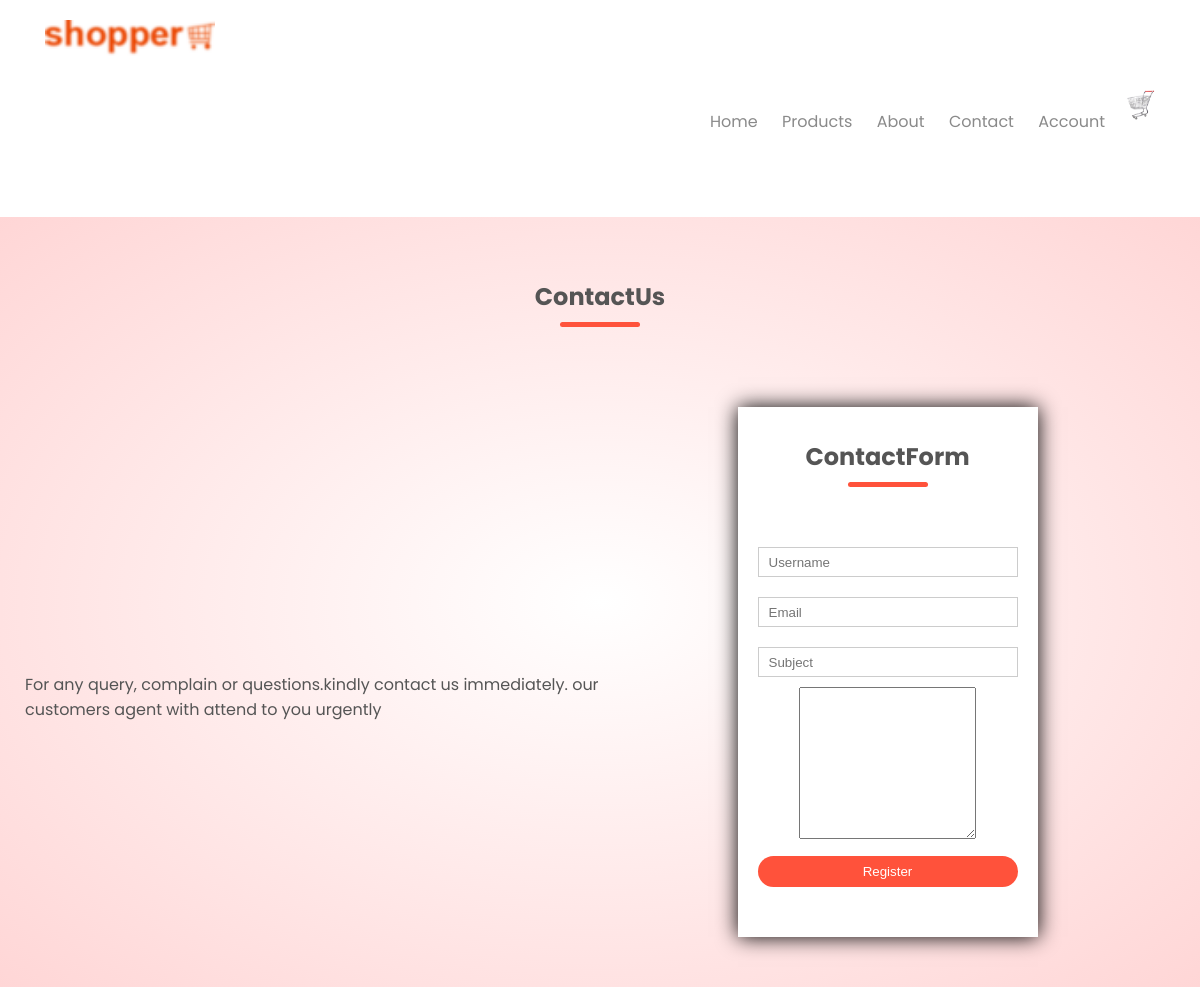
Page /contact/ on the committed database.
### home/models.py (models this page shows, shortened)
class Setting(models.Model):
    STATUS =(
        ('True', 'True'),
        ('False', 'False'),
    )
    title = models.CharField(max_length=100)
    keywords = models.CharField(max_length=255)
    desscription = models.CharField(max_length=255, null=True)
    company = models.CharField(max_length=50, null=True)
    address = models.CharField(max_length=100)
    phone = models.CharField(null=True, max_length=15)
    email = models.CharField(blank=True, max_length=50)
    icon = models.ImageField(blank=True, null=True, upload_to='images/')
    logo = models.ImageField(blank=True, null=True, upload_to='images/')
    cart_icon = models.ImageField(blank=True, null=True, upload_to='images/')
    menu_icon = models.ImageField(blank=True, null=True, upload_to='images/')
    facebook = models.CharField(blank=True, max_length=50)
    instagram = models.CharField(blank=True, max_length=50)
    twitter = models.CharField(blank=True, max_length=50)
    created_at = models.DateTimeField(auto_now_add=True)
    about = RichTextUploadingField(blank=True)
    about2 = RichTextUploadingField(blank=True, default='About')
    contact = RichTextUploadingField(blank=True)
    status = models.CharField(max_length=10, choices=STATUS)

### home/views.py (the view)
# urls.py: path('contact/', views.contact, name='contact'),
def contact(request):
    if request.method == 'POST':
        form = ContactForm(request.POST)
        if form.is_valid():
            form.save()
            messages.success(request,"Your message has been sent! 0ur Customer Service Team will reach you soon.")
            return redirect('/contact')
    setting = Setting.objects.get(pk=1)
    form = ContactForm
    brands = Brand.objects.all()
    context= { 'setting': setting,
            'from': form,
            'brands': brands,
    }
    return render(request, 'contact.html', context)

### home/templates/contact.html (shortened to what this page needs)
{% extends 'base.html' %}
{% block header %} {% include "acheader.html" %} {% endblock header %}
{% block content %}
 <div class="account-page">
    <div class="container">
        <h2 class="title"><strong>Contact</strong>Us</h2>
        <div class="row">
            <div class="col-2" style="padding-top: 50px;">
                {{setting.contact|safe}}
            </div>
            <div class="col-2">
                <div class="form-container" style="height: 530px;">
                    <h2 class="title"><strong>Contact</strong>Form</h2>
                    <form id="RegForm"  action="{% url 'contact' %}" method="POST">
                        <input type="text" placeholder="Username" name="name">
                        <input type="email" placeholder="Email" name="email">
                        <input type="text" placeholder="Subject" name="subject">
                        <textarea name="message" id="" cols="20" rows="10"></textarea>
                        <button type="submit" class="btn">Register</button>
                    </form>
                </div>
            </div>
        </div>
        {% endblock content%}

### home/templates/acheader.html (shortened to what this page needs)
<div class="container">
    <div class="header">
        <div class="logo">
            <a href="index.html"><img src="{{setting.icon.url}}" alt="company logo here"></a>
        </div>
        <div class="navbar">
            <ul id="MenuItems">
                <li><a href="{% url 'index' %}">Home</a></li>
                <li><a href="{% url 'category' %}">Products</a></li>
                <li><a href="{% url 'about' %}">About</a></li>
                <li><a href="{% url 'contact' %}">Contact</a></li>
                <li><a href="{% url 'accountform' %}">Account</a></li>
            </ul>
        </div>
        <a href=""><img src="{{setting.cart_icon.url}}" alt="shop cart" width="30px" height="30px"></a>
    </div>
</div>

### home/static/css/main.css (style rules this page uses)
* { padding: 0; margin: 0; box-sizing: border-box; }
body { font-family: 'Poppins', sans-serif; }
.container { max-width: 1300px; margin: auto; padding: 0 25px; }
.header { display: flex; align-items: center; padding: 20px; }
.logo { width: 100px; }
.logo img { width: 170px; }
.navbar { flex: 1; text-align: right; }
.navbar li { display: inline-block; margin-right: 20px; }
a { text-decoration: none; color: #555; }
p { color: #555; }
.row { display: flex; align-items: center; flex-wrap: wrap; justify-content: space-around; }
.col-2 { flex-basis: 50%; min-width: 300px; }
.btn { display: inline-block; background: #ff523b; color: white; text-decoration: none; padding: 8px 30px; margin: 30px 0; border-radius: 30px; }
.title { text-align: center; margin: 0 auto 80px; position: relative; line-height: 60px; color: #555; }
.title::after { content: ''; background: #ff523b; width: 80px; height: 5px; border-radius: 5px; position: absolute; bottom: 0; left: 50%; transform: translateX(-50%); }
ul { list-style-type: none; }
ul a { text-decoration: none; color: #8a8a8a; }
.account-page { padding: 50px 0px; background: radial-gradient(#fff, #ffd6d6); }
.form-container { background: white; width: 300px; height: 400px; position: relative; text-align: center; padding: 20px 0; margin: auto; box-shadow: 0 0 20px 0 black; overflow: hidden; }
.form-container form { max-width: 300px; padding: 0 20px; position: absolute; top: 130px; transition: 1s; }
form input { width: 100%; height: 30px; margin: 10px 0; padding: 0 10px; border: 1px solid #ccc; }
form .btn { width: 100%; border: none; cursor: pointer; margin: 10px 0; }
#RegForm { left: 0; }

### rows in the picture
Setting: icon (picture), cart_icon (picture), contact "For any query, complain or questions.kindly contact us immediately. our customers agent with attend to you urgently"
